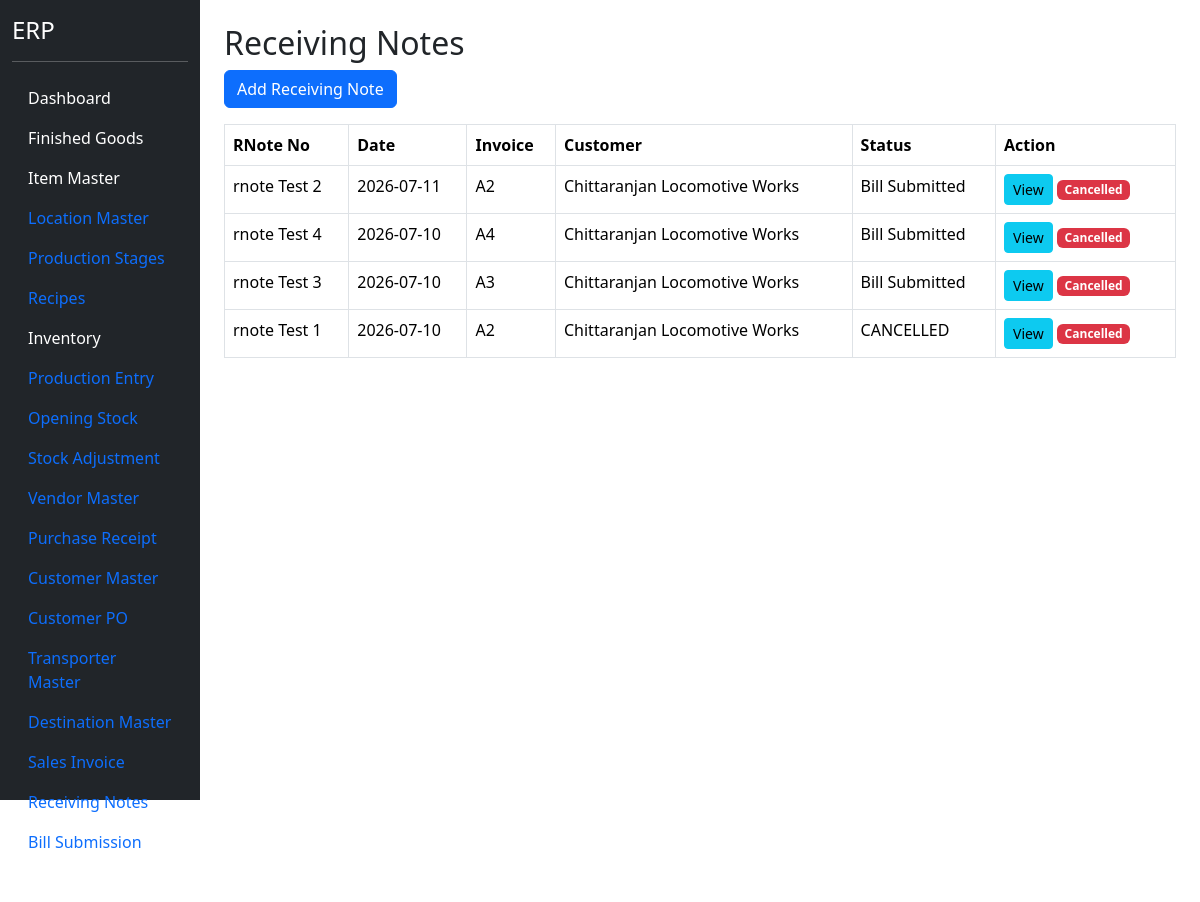
Page /receiving-note (signed in) on the earlier database version.
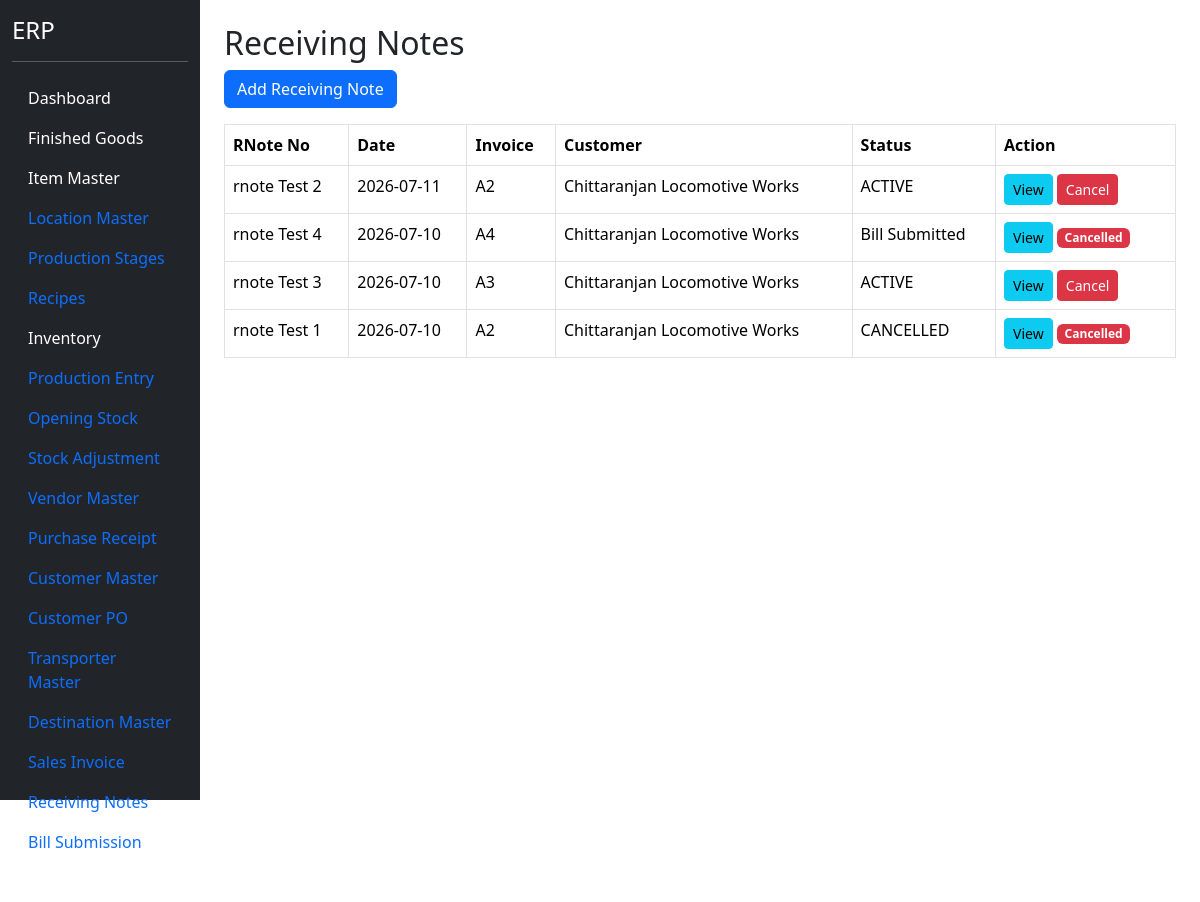
Same page on the later database version.
### models.py (models this page shows)
class ReceivingNoteHeader(db.Model):
    __tablename__ = "receiving_note_header"
    id = db.Column(
        db.Integer,
        primary_key=True
    )
    rnote_no = db.Column(
        db.String(50),
        unique=True,
        nullable=False
    )
    rnote_date = db.Column(
        db.Date,
        nullable=False
    )
    sales_invoice_header_id = db.Column(
        db.Integer,
        db.ForeignKey("sales_invoice_header.id"),
        nullable=False
    )
    customer_id = db.Column(
        db.Integer,
        db.ForeignKey("customer_master.id"),
        nullable=False
    )
    received_by = db.Column(
        db.String(150)
    )
    remarks = db.Column(
        db.String(500)
    )
    status = db.Column(
        db.String(30),
        default="OPEN"
    )
    invoice = db.relationship(
        "SalesInvoiceHeader"
    )
    customer = db.relationship(
        "CustomerMaster"
    )
    details = db.relationship(
    "ReceivingNoteDetail",
    backref="receiving_note",
    cascade="all, delete-orphan"
    )

class SalesInvoiceHeader(db.Model):
    __tablename__ = "sales_invoice_header"
    id = db.Column(
        db.Integer,
        primary_key=True
    )
    invoice_no = db.Column(
        db.String(50),
        nullable=False,
        unique=True
    )
    invoice_date = db.Column(
        db.Date,
        nullable=False
    )
    customer_po_header_id = db.Column(
        db.Integer,
        db.ForeignKey("customer_po_header.id"),
        nullable=False
    )
    customer_id = db.Column(
        db.Integer,
        db.ForeignKey("customer_master.id"),
        nullable=False
    )
    destination_id = db.Column(
        db.Integer,
        db.ForeignKey("destination_master.id"),
        nullable=False
    )
    transporter_id = db.Column(
        db.Integer,
        db.ForeignKey("transporter_master.id"),
        nullable=False
    )
    vehicle_no = db.Column(
        db.String(50)
    )
    lr_no = db.Column(
        db.String(100)
    )
    eway_bill_no = db.Column(
        db.String(100)
    )
    location_id = db.Column(
    db.Integer,
    db.ForeignKey("location_master.id"),
    nullable=False
    )
    remarks = db.Column(
        db.String(500)
    )
    status = db.Column(
        db.String(30),
        default="Pending RNote"
    )
    customer = db.relationship("CustomerMaster")
    customer_po = db.relationship("CustomerPOHeader")
    destination = db.relationship("DestinationMaster")
    transporter = db.relationship("TransporterMaster")
    location = db.relationship("LocationMaster")
    details = db.relationship(
        "SalesInvoiceDetail",
        backref="invoice",
        cascade="all, delete-orphan"
    )

class CustomerMaster(db.Model):
    __tablename__ = "customer_master"
    id = db.Column(
        db.Integer,
        primary_key=True
    )
    customer_code = db.Column(
        db.String(20),
        unique=True,
        nullable=True
    )
    customer_name = db.Column(
        db.String(200),
        nullable=False
    )
    contact_person = db.Column(
        db.String(100)
    )
    mobile = db.Column(
        db.String(20)
    )
    email = db.Column(
        db.String(100)
    )
    gst_no = db.Column(
        db.String(30)
    )
    pan_no = db.Column(
        db.String(20)
    )
    address = db.Column(
        db.String(500)
    )
    city = db.Column(
        db.String(100)
    )
    state = db.Column(
        db.String(100)
    )
    country = db.Column(
        db.String(100),
        default="India"
    )
    pincode = db.Column(
        db.String(20)
    )
    credit_days = db.Column(
        db.Integer,
        default=30
    )
    credit_limit = db.Column(
        db.Float,
        default=0
    )
    active = db.Column(
        db.Boolean,
        default=True
    )

### blueprints/masters/routes.py (the view)
@masters_bp.route("/receiving-note")
@login_required
def receiving_note():
    rnote_list = ReceivingNoteHeader.query.order_by(
        ReceivingNoteHeader.rnote_date.desc(),
        ReceivingNoteHeader.rnote_no.desc()
    ).all()
    return render_template(
        "receiving_note.html",
        rnote_list=rnote_list
    )

### app.py (called while the page is built)
@login_manager.user_loader
def load_user(user_id):
    return User.query.get(int(user_id))

### templates/receiving_note.html (shortened to what this page needs)
{% extends "base.html" %}
{% block content %}
<div class="container mt-4">
<h2>
Receiving Notes
</h2>
<a
href="/receiving-note/add"
class="btn btn-primary mb-3">
Add Receiving Note
</a>
<table class="table table-bordered">
<thead>
<tr>
<th>RNote No</th>
<th>Date</th>
<th>Invoice</th>
<th>Customer</th>
<th>Status</th>
<th width="180">Action</th>
</tr>
</thead>
<tbody>
{% for rnote in rnote_list %}
<tr>
<td>{{ rnote.rnote_no }}</td>
<td>{{ rnote.rnote_date }}</td>
<td>{{ rnote.invoice.invoice_no }}</td>
<td>{{ rnote.customer.customer_name }}</td>
<td>{{ rnote.status }}</td>
<td>
<a
href="{{ url_for('masters.view_receiving_note',id=rnote.id) }}"
class="btn btn-info btn-sm">
View
</a>
{% if rnote.status=="ACTIVE" %}
<button
class="btn btn-danger btn-sm"
data-bs-toggle="modal"
data-bs-target="#cancelRNoteModal"
data-id="{{ rnote.id }}"
data-number="{{ rnote.rnote_no }}">
Cancel
</button>
{% else %}
<span class="badge bg-danger">
Cancelled
</span>
{% endif %}
</td>
</tr>
{% endfor %}
</tbody>
</table>
</div>
{% endblock %}

### templates/base.html (shortened to what this page needs)
<!DOCTYPE html>
<html>
<head>
<link href="https://cdn.jsdelivr.net/npm/bootstrap@5.3.3/dist/css/bootstrap.min.css" rel="stylesheet">
<link href="https://cdn.jsdelivr.net/npm/select2@4.1.0-rc.0/dist/css/select2.min.css" rel="stylesheet" />
</head>
<body>
<div class="container-fluid">
<div class="row">
<div class="col-2 bg-dark text-white vh-100">
<h4 class="mt-3">ERP</h4>
<hr>
<ul class="nav flex-column">
<li class="nav-item">
<a class="nav-link text-white"
href="/dashboard">
Dashboard
</a>
</li>
<li class="nav-item">
<a class="nav-link text-white"
href="/finished-goods">
Finished Goods
</a>
</li>
<li class="nav-item">
    <a class="nav-link text-white"
       href="/items">
       Item Master
    </a>
</li>
<li class="nav-item">
    <a class="nav-link" href="/locations">
        Location Master
    </a>
</li>
<li class="nav-item">
    <a href="/production-stages"
       class="nav-link">
        Production Stages
    </a>
</li>
<li class="nav-item">
    <a href="/recipes"
       class="nav-link">
        Recipes
    </a>
</li>
<li class="nav-item">
    <a href="/inventory"
       class="nav-link text-white">
        Inventory
    </a>
</li>
<li class="nav-item">
    <a href="/production"
       class="nav-link">
        Production Entry
    </a>
</li>
<li class="nav-item">
    <a href="/opening-stock"
       class="nav-link">
        Opening Stock
    </a>
</li>
<li class="nav-item">
    <a href="/stock-adjustment"
       class="nav-link">
        Stock Adjustment
    </a>
</li>
<li class="nav-item">
    <a href="/vendors"
       class="nav-link">
        Vendor Master
    </a>
</li>
<li class="nav-item">
    <a href="/purchase-receipt"
       class="nav-link">
        Purchase Receipt
    </a>
</li>
<li class="nav-item">
<a
class="nav-link"
href="/customers">
Customer Master
</a>
</li>
<li class="nav-item">
<a
class="nav-link"
href="/customer-po">
Customer PO
</a>
</li>
<li class="nav-item">
<a
class="nav-link"
href="/transporter">
Transporter Master
</a>
</li>
<li class="nav-item">
<a
class="nav-link"
href="/destination">
Destination Master
</a>
</li>
<li class="nav-item">
<a
class="nav-link"
href="/sales-invoice">
Sales Invoice
</a>
</li>
<li>
    <a
        class="nav-link"
        href="/receiving-note">
        Receiving Notes
    </a>
</li>
<li>
    <a
        class="nav-link"
        href="/bill-submission">
        Bill Submission
    </a>
</li>
<li class="nav-item">
<a class="nav-link text-white"
href="/logout">
</a>
</li>
</ul>
</div>
<div class="col-10">
{% block content %}
{% endblock %}
</div>
</div>
</div>
</body>
</html>

Differences in the rows shown:
changed ReceivingNoteHeader "rnote Test 2": status "Bill Submitted" → "ACTIVE"; status "Cancelled" → "Cancel"
changed ReceivingNoteHeader "rnote Test 3": status "Bill Submitted" → "ACTIVE"; status "Cancelled" → "Cancel"
